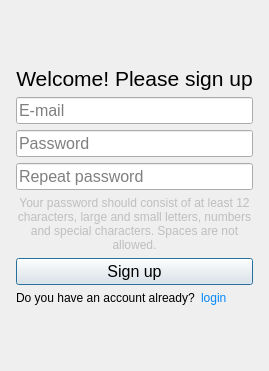
<?xml version="1.0" encoding="UTF-8"?>
<ui version="4.0">
 <class>Dialog</class>
 <widget class="QDialog" name="Dialog">
  <property name="geometry">
   <rect>
    <x>0</x>
    <y>0</y>
    <width>269</width>
    <height>371</height>
   </rect>
  </property>
  <property name="minimumSize">
   <size>
    <width>269</width>
    <height>370</height>
   </size>
  </property>
  <property name="windowTitle">
   <string>Sign up</string>
  </property>
  <layout class="QHBoxLayout" name="horizontalLayout_3">
   <item>
    <layout class="QHBoxLayout" name="horizontalLayout_2">
     <item>
      <spacer name="horizontalSpacer">
       <property name="orientation">
        <enum>Qt::Orientation::Horizontal</enum>
       </property>
       <property name="sizeHint" stdset="0">
        <size>
         <width>40</width>
         <height>20</height>
        </size>
       </property>
      </spacer>
     </item>
     <item>
      <layout class="QVBoxLayout" name="verticalLayout_2">
       <item>
        <spacer name="verticalSpacer">
         <property name="orientation">
          <enum>Qt::Orientation::Vertical</enum>
         </property>
         <property name="sizeHint" stdset="0">
          <size>
           <width>20</width>
           <height>40</height>
          </size>
         </property>
        </spacer>
       </item>
       <item>
        <layout class="QVBoxLayout" name="verticalLayout">
         <item>
          <widget class="QLabel" name="label_4">
           <property name="font">
            <font>
             <pointsize>16</pointsize>
            </font>
           </property>
           <property name="text">
            <string>&lt;html&gt;&lt;head/&gt;&lt;body&gt;&lt;p align=&quot;center&quot;&gt;Welcome! Please sign up&lt;/p&gt;&lt;/body&gt;&lt;/html&gt;</string>
           </property>
          </widget>
         </item>
         <item>
          <widget class="QLineEdit" name="lineEdit">
           <property name="font">
            <font>
             <pointsize>12</pointsize>
            </font>
           </property>
           <property name="placeholderText">
            <string>E-mail</string>
           </property>
          </widget>
         </item>
         <item>
          <widget class="QLineEdit" name="lineEdit_2">
           <property name="font">
            <font>
             <pointsize>12</pointsize>
            </font>
           </property>
           <property name="placeholderText">
            <string>Password</string>
           </property>
          </widget>
         </item>
         <item>
          <widget class="QLineEdit" name="lineEdit_3">
           <property name="font">
            <font>
             <pointsize>12</pointsize>
            </font>
           </property>
           <property name="placeholderText">
            <string>Repeat password</string>
           </property>
          </widget>
         </item>
         <item>
          <widget class="QLabel" name="label_3">
           <property name="enabled">
            <bool>false</bool>
           </property>
           <property name="text">
            <string>&lt;html&gt;&lt;head/&gt;&lt;body&gt;&lt;p align=&quot;center&quot;&gt;Your password should consist of at least 12 characters, large and small letters, numbers and special characters. Spaces are not allowed.&lt;/p&gt;&lt;/body&gt;&lt;/html&gt;</string>
           </property>
           <property name="wordWrap">
            <bool>true</bool>
           </property>
          </widget>
         </item>
         <item>
          <widget class="QPushButton" name="pushButton">
           <property name="font">
            <font>
             <pointsize>12</pointsize>
            </font>
           </property>
           <property name="text">
            <string>Sign up</string>
           </property>
          </widget>
         </item>
         <item>
          <layout class="QHBoxLayout" name="horizontalLayout">
           <item>
            <widget class="QLabel" name="label">
             <property name="text">
              <string>Do you have an account already?</string>
             </property>
            </widget>
           </item>
           <item>
            <widget class="QLabel" name="label_2">
             <property name="styleSheet">
              <string notr="true">QLabel {
    color: #0388fc;
}
QLabel:hover {
    text-decoration: underline;
}
</string>
             </property>
             <property name="text">
              <string>login</string>
             </property>
            </widget>
           </item>
          </layout>
         </item>
        </layout>
       </item>
       <item>
        <spacer name="verticalSpacer_2">
         <property name="orientation">
          <enum>Qt::Orientation::Vertical</enum>
         </property>
         <property name="sizeHint" stdset="0">
          <size>
           <width>20</width>
           <height>40</height>
          </size>
         </property>
        </spacer>
       </item>
      </layout>
     </item>
     <item>
      <spacer name="horizontalSpacer_2">
       <property name="orientation">
        <enum>Qt::Orientation::Horizontal</enum>
       </property>
       <property name="sizeHint" stdset="0">
        <size>
         <width>40</width>
         <height>20</height>
        </size>
       </property>
      </spacer>
     </item>
    </layout>
   </item>
  </layout>
 </widget>
 <resources/>
 <connections/>
</ui>
